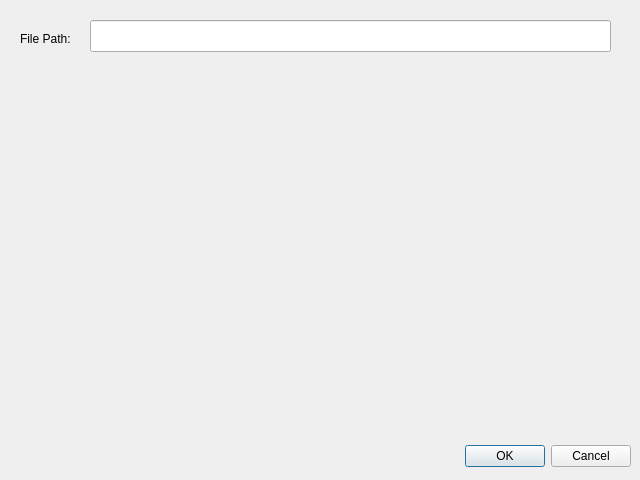
<?xml version="1.0" encoding="UTF-8"?>
<ui version="4.0">
 <class>Options</class>
 <widget class="QDialog" name="Options">
  <property name="geometry">
   <rect>
    <x>0</x>
    <y>0</y>
    <width>640</width>
    <height>480</height>
   </rect>
  </property>
  <property name="windowTitle">
   <string>Dialog</string>
  </property>
  <widget class="QDialogButtonBox" name="buttonBox">
   <property name="geometry">
    <rect>
     <x>10</x>
     <y>440</y>
     <width>621</width>
     <height>32</height>
    </rect>
   </property>
   <property name="orientation">
    <enum>Qt::Horizontal</enum>
   </property>
   <property name="standardButtons">
    <set>QDialogButtonBox::Cancel|QDialogButtonBox::Ok</set>
   </property>
  </widget>
  <widget class="QLabel" name="label">
   <property name="geometry">
    <rect>
     <x>20</x>
     <y>30</y>
     <width>58</width>
     <height>18</height>
    </rect>
   </property>
   <property name="text">
    <string>File Path:</string>
   </property>
  </widget>
  <widget class="QLineEdit" name="lineEdit">
   <property name="geometry">
    <rect>
     <x>90</x>
     <y>20</y>
     <width>521</width>
     <height>32</height>
    </rect>
   </property>
  </widget>
 </widget>
 <resources/>
 <connections>
  <connection>
   <sender>buttonBox</sender>
   <signal>accepted()</signal>
   <receiver>Options</receiver>
   <slot>accept()</slot>
   <hints>
    <hint type="sourcelabel">
     <x>248</x>
     <y>254</y>
    </hint>
    <hint type="destinationlabel">
     <x>157</x>
     <y>274</y>
    </hint>
   </hints>
  </connection>
  <connection>
   <sender>buttonBox</sender>
   <signal>rejected()</signal>
   <receiver>Options</receiver>
   <slot>reject()</slot>
   <hints>
    <hint type="sourcelabel">
     <x>316</x>
     <y>260</y>
    </hint>
    <hint type="destinationlabel">
     <x>286</x>
     <y>274</y>
    </hint>
   </hints>
  </connection>
 </connections>
</ui>
